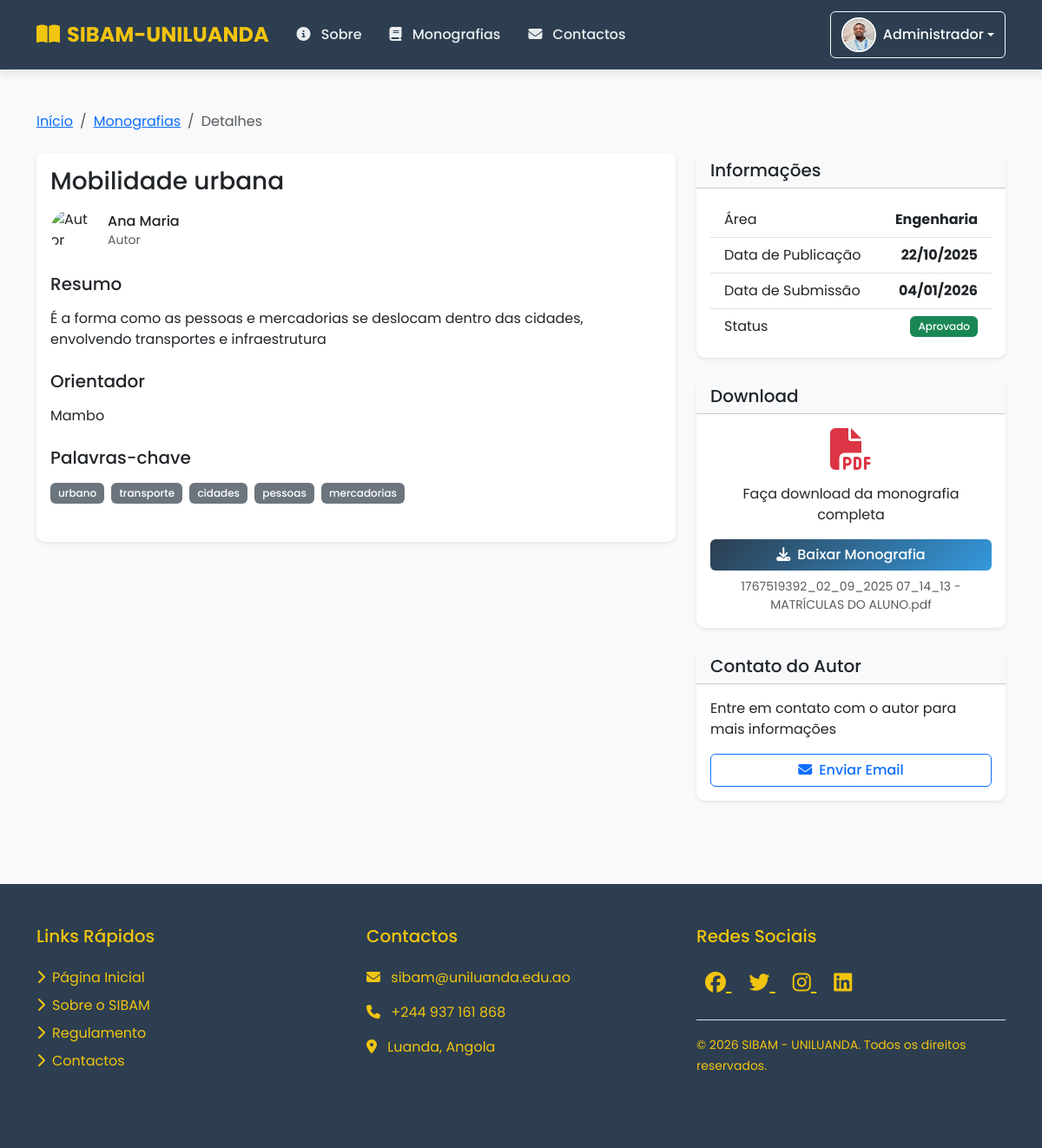
The page /detalhes_monografia.php?id=5 (signed in) on the database its author committed.
### tables this page shows
CREATE TABLE `monografias` (
  `id` int NOT NULL AUTO_INCREMENT,
  `titulo` varchar(255) NOT NULL,
  `resumo` text NOT NULL,
  `autor_id` int NOT NULL,
  `orientador` varchar(100) DEFAULT NULL,
  `curso` varchar(100) DEFAULT NULL,
  `palavras_chave` varchar(255) DEFAULT NULL,
  `arquivo` varchar(255) NOT NULL,
  `data_publicacao` date DEFAULT NULL,
  `status` enum('pendente','aprovado','rejeitado') DEFAULT 'pendente',
  `data_submissao` timestamp NULL DEFAULT CURRENT_TIMESTAMP,
  `area` varchar(150) DEFAULT NULL,
  `tipo_documento` varchar(50) DEFAULT NULL,
  PRIMARY KEY (`id`),
  KEY `autor_id` (`autor_id`),
  KEY `idx_monografias_autor` (`autor_id`),
  KEY `idx_monografias_titulo` (`titulo`),
  KEY `idx_monografias_palavras_chave` (`palavras_chave`),
  FULLTEXT KEY `ft_titulo_palavras` (`titulo`,`palavras_chave`),
  FULLTEXT KEY `titulo` (`titulo`,`resumo`,`palavras_chave`),
  CONSTRAINT `fk_monografias_autor` FOREIGN KEY (`autor_id`) REFERENCES `usuarios` (`id`) ON DELETE CASCADE ON UPDATE CASCADE
);

CREATE TABLE `usuarios` (
  `id` int NOT NULL AUTO_INCREMENT,
  `nome` varchar(100) NOT NULL,
  `email` varchar(100) NOT NULL,
  `password` varchar(255) NOT NULL,
  `tipo` enum('admin','estudante','professor') DEFAULT 'estudante',
  `foto` varchar(255) DEFAULT 'default.png',
  `data_criacao` timestamp NULL DEFAULT CURRENT_TIMESTAMP,
  `data_atualizacao` timestamp NULL DEFAULT CURRENT_TIMESTAMP ON UPDATE CURRENT_TIMESTAMP,
  PRIMARY KEY (`id`),
  UNIQUE KEY `email` (`email`)
);

### includes/functions.php (called while the page is built, shortened)
<?php
function formatDate($date) {
    return date('d/m/Y', strtotime($date));
}
?>

### includes/config.php (called while the page is built, shortened)
<?php
require_once 'functions.php';
function isLoggedIn() {
    return isset($_SESSION['logged_in']) && $_SESSION['logged_in'] === true;
}
?>

### detalhes_monografia.php (the view, shortened to what this page needs)
<?php
require_once 'includes/config.php';
$monografia_id = (int)$_GET['id'];
$query = "SELECT m.*, u.nome as autor, u.email as autor_email
          FROM monografias m
          LEFT JOIN usuarios u ON m.autor_id = u.id
          WHERE m.id = :id AND m.status = 'aprovado'";
$stmt = $db->prepare($query);
$stmt->bindParam(':id', $monografia_id, PDO::PARAM_INT);
$stmt->execute();
$monografia = $stmt->fetch(PDO::FETCH_ASSOC);
$palavras_chave = !empty($monografia['palavras_chave']) ?
                  explode(',', $monografia['palavras_chave']) : [];
?>
<!DOCTYPE html>
<html lang="pt-pt">
<head>
    <?php include 'includes/head.php'; ?>
</head>
<body>
    <?php include 'includes/header.php'; ?>
    <div class="container py-5">
        <nav aria-label="breadcrumb" class="mb-4">
            <ol class="breadcrumb">
                <li class="breadcrumb-item"><a href="home.php">Início</a></li>
                <li class="breadcrumb-item"><a href="monografias.php">Monografias</a></li>
                <li class="breadcrumb-item active">Detalhes</li>
            </ol>
        </nav>
        <div class="row">
            <div class="col-lg-8">
                <div class="card shadow-sm mb-4">
                    <div class="card-body">
                        <h1 class="card-title h3 mb-3"><?php echo htmlspecialchars($monografia['titulo']); ?></h1>
                        <div class="d-flex align-items-center mb-4">
                            <img src="assets/images/avatar/<?php echo htmlspecialchars($monografia['foto'] ?? 'default.png'); ?>"
                                 alt="Autor"
                                 class="rounded-circle me-3"
                                 width="50"
                                 height="50"
                                 onerror="this.src='assets/images/avatar/default.png'">
                            <div>
                                <h6 class="mb-0"><?php echo htmlspecialchars($monografia['autor']); ?></h6>
                                <small class="text-muted">Autor</small>
                            </div>
                        </div>
                        <div class="mb-4">
                            <h5 class="mb-3">Resumo</h5>
                            <p class="text-justify"><?php echo nl2br(htmlspecialchars($monografia['resumo'])); ?></p>
                        </div>
                        <?php if (!empty($monografia['orientador'])): ?>
                        <div class="mb-4">
                            <h5 class="mb-3">Orientador</h5>
                            <p><?php echo htmlspecialchars($monografia['orientador']); ?></p>
                        </div>
                        <?php endif; ?>
                        <?php if (!empty($palavras_chave)): ?>
                        <div class="mb-4">
                            <h5 class="mb-3">Palavras-chave</h5>
                            <div>
                                <?php foreach ($palavras_chave as $palavra): ?>
                                    <span class="badge bg-secondary me-1 mb-1"><?php echo htmlspecialchars(trim($palavra)); ?></span>
                                <?php endforeach; ?>
                            </div>
                        </div>
                        <?php endif; ?>
                    </div>
                </div>
            </div>
            <div class="col-lg-4">
                <div class="card shadow-sm mb-4">
                    <div class="card-header bg-light">
                        <h5 class="mb-0">Informações</h5>
                    </div>
                    <div class="card-body">
                        <ul class="list-group list-group-flush">
                            <li class="list-group-item d-flex justify-content-between align-items-center">
                                <span>Área</span>
                                <strong><?php echo htmlspecialchars($monografia['area']); ?></strong>
                            </li>
                            <li class="list-group-item d-flex justify-content-between align-items-center">
                                <span>Data de Publicação</span>
                                <strong><?php echo formatDate($monografia['data_publicacao']); ?></strong>
                            </li>
                            <li class="list-group-item d-flex justify-content-between align-items-center">
                                <span>Data de Submissão</span>
                                <strong><?php echo formatDate($monografia['data_submissao']); ?></strong>
                            </li>
                            <li class="list-group-item d-flex justify-content-between align-items-center">
                                <span>Status</span>
                                <span class="badge bg-success">Aprovado</span>
                            </li>
                        </ul>
                    </div>
                </div>
                <div class="card shadow-sm">
                    <div class="card-header bg-light">
                        <h5 class="mb-0">Download</h5>
                    </div>
                    <div class="card-body text-center">
                        <i class="fas fa-file-pdf fa-3x text-danger mb-3"></i>
                        <p class="mb-3">Faça download da monografia completa</p>
                        <a href="<?php echo UPLOAD_PATH . htmlspecialchars($monografia['arquivo']); ?>"
                           class="btn btn-primary w-100"
                           download>
                            <i class="fas fa-download me-2"></i>Baixar Monografia
                        </a>
                        <small class="text-muted mt-2 d-block"><?php echo htmlspecialchars($monografia['arquivo']); ?></small>
                    </div>
                </div>
                <?php if (isLoggedIn()): ?>
                <div class="card shadow-sm mt-4">
                    <div class="card-header bg-light">
                        <h5 class="mb-0">Contato do Autor</h5>
                    </div>
                    <div class="card-body">
                        <p class="mb-3">Entre em contato com o autor para mais informações</p>
                        <a href="mailto:<?php echo htmlspecialchars($monografia['autor_email']); ?>" class="btn btn-outline-primary w-100">
                            <i class="fas fa-envelope me-2"></i>Enviar Email
                        </a>
                    </div>
                </div>
                <?php endif; ?>
            </div>
        </div>
    </div>
    <?php include 'includes/footer.php'; ?>
</body>
</html>

### css/style.css (style rules this page uses)
.btn { border-radius: 6px; font-weight: 500; transition: all 0.3s ease; }
.btn-primary { background: linear-gradient(135deg, var(--primary-color), var(--secondary-color)); border: none; }
.card { border: none; border-radius: 10px; box-shadow: 0 5px 15px rgba(0, 0, 0, 0.05); }
.card-header { border-radius: 10px 10px 0 0 !important; }
.badge { font-weight: 500; padding: 0.5em 0.75em; }

### detalhes_monografia.php (style rules this page uses)
:root { --primary-color: #2c3e50; --secondary-color: #3498db; --accent-color: #e74c3c; --light-color: #ecf0f1; --dark-color: #2c3e50; --gold-color: #f1c40f; }
body { font-family: 'Poppins', sans-serif; background-color: #f8f9fa; color: var(--dark-color); min-height: 100vh; display: flex; flex-direction: column; }

### rows shown on the page
monografias: titulo "Mobilidade urbana", autor.nome "Ana Maria", resumo "É a forma como as pessoas e mercadorias se deslocam dentro das cidades, envolvendo transportes e infraestrutura", orientador "Mambo", palavras_chave "urbano", palavras_chave "transporte", palavras_chave "cidades", palavras_chave "pessoas", palavras_chave "mercadorias", area "Engenharia", data_publicacao "22/10/2025", data_submissao "04/01/2026", arquivo "1767519392_02_09_2025 07_14_13 - MATRÍCULAS DO ALUNO.pdf"

### other values the page prints
$_SESSION['user_nome'] "Administrador"
